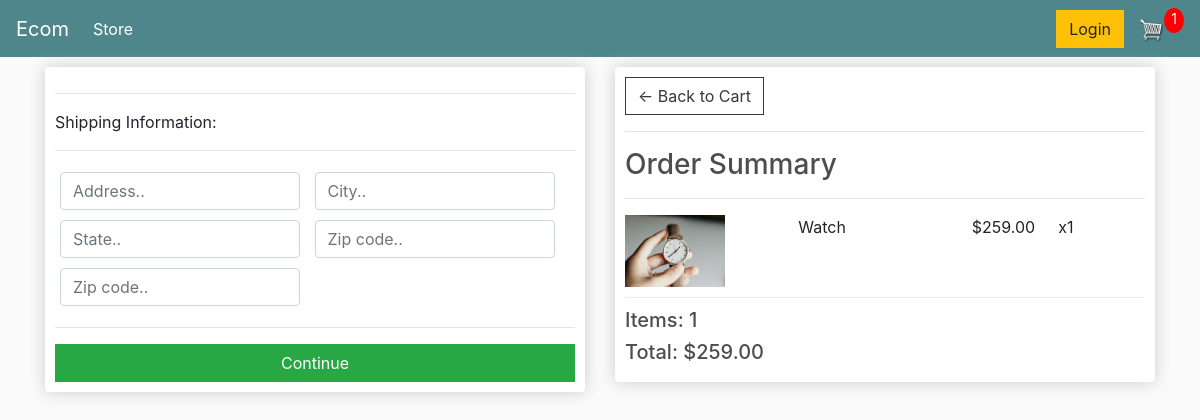
Screenshot of /checkout/ (signed in) with the database file from the repository.
### store/models.py (models this page shows, shortened)
class OrderItem(models.Model):
    product = models.ForeignKey(
        Product, on_delete=models.SET_NULL, blank=True, null=True)
    order = models.ForeignKey(
        Order, on_delete=models.SET_NULL, blank=True, null=True)
    quantity = models.IntegerField(default=0, null=True, blank=True)
    date_added = models.DateTimeField(auto_now_add=True)
    @property
    def get_total(self):
        total = self.product.price * self.quantity
        return total

class Product(models.Model):
    name = models.CharField(max_length=200, null=True)
    price = models.DecimalField(max_digits=7, decimal_places=2)
    digital = models.BooleanField(default=False, null=True, blank=False)
    image = models.ImageField(null=True, blank=True)
    @property
    def imageURL(self):
        try:
            url = self.image.url
        except:
            url = 'images/placeholder.png'
        return url

class Order(models.Model):
    customer = models.ForeignKey(
        Customer, on_delete=models.SET_NULL, blank=True, null=True)
    date_ordered = models.DateTimeField(auto_now_add=True)
    complete = models.BooleanField(default=False, null=True, blank=False)
    transaction_id = models.CharField(max_length=200, null=True)
    @property
    def shipping(self):
        shipping = False
        orderitems = self.orderitem_set.all()
        for i in orderitems:
            if i.product.digital == False:
                shipping = True
        return shipping
    @property
    def get_cart_total(self):
        orderitems = self.orderitem_set.all()
        total = sum([item.get_total for item in orderitems])
        return total
    @property
    def get_cart_items(self):
        orderitems = self.orderitem_set.all()
        total = sum([item.quantity for item in orderitems])
        return total

### store/views.py (the view)
# urls.py: path('checkout/', views.checkout, name="checkout"),
def checkout(request):
    data = cartData(request)
    cartItems = data['cartItems']
    order = data['order']
    items = data['items']
    context = {'items': items, 'order': order, 'cartItems': cartItems}
    return render(request, 'store/checkout.html', context)

### store/utils.py (called while the page is built)
def cartData(request):
    if request.user.is_authenticated:
        customer = request.user.customer
        order, created = Order.objects.get_or_create(
            customer=customer, complete=False)
        items = order.orderitem_set.all()
        cartItems = order.get_cart_items
    else:
        cookieData = cookieCart(request)
        cartItems = cookieData['cartItems']
        order = cookieData['order']
        items = cookieData['items']
    return {'cartItems': cartItems, 'order': order, 'items': items}

### store/templates/store/checkout.html (shortened to what this page needs)
{% extends 'store/main.html' %}
{% load static %}
{% block content %}
<div class="row">
    <div class="col-lg-6">
        <div class="box-element" id="form-wrapper">
            <form id="form">
                <div id="shipping-info">
                    <hr>
                    <p>Shipping Information:</p>
                    <hr>
                    <div class="form-field">
                        <input class="form-control" type="text" name="address" placeholder="Address..">
                    </div>
                    <div class="form-field">
                        <input class="form-control" type="text" name="city" placeholder="City..">
                    </div>
                    <div class="form-field">
                        <input class="form-control" type="text" name="state" placeholder="State..">
                    </div>
                    <div class="form-field">
                        <input class="form-control" type="text" name="zipcode" placeholder="Zip code..">
                    </div>
                    <div class="form-field">
                        <input class="form-control" type="text" name="country" placeholder="Zip code..">
                    </div>
                </div>
                <hr>
                <input id="form-button" class="btn btn-success btn-block" type="submit" value="Continue">
            </form>
        </div>
        <br>
    </div>
    <div class="col-lg-6">
        <div class="box-element">
            <a class="btn btn-outline-dark" href="{% url 'cart' %}">&#x2190; Back to Cart</a>
            <hr>
            <h3>Order Summary</h3>
            <hr>
            {% for item in items %}
            <div class="cart-row">
                <div style="flex:2"><img class="row-image" src="{{ item.product.imageURL }}"></div>
                <div style="flex:2">
                    <p>{{ item.product.name }}</p>
                </div>
                <div style="flex:1">
                    <p>${{ item.product.price }}</p>
                </div>
                <div style="flex:1">
                    <p>x{{ item.quantity }}</p>
                </div>
            </div>
            {% endfor %}
            <h5>Items: {{ order.get_cart_items }}</h5>
            <h5>Total: ${{ order.get_cart_total|floatformat:2 }}</h5>
        </div>
    </div>
</div>
{% endblock content %}

### static/css/main.css (style rules this page uses)
body { background-color: hsl(0, 0%, 98%); }
h1, h2, h3, h4, h5, h6 { color: hsl(0, 0%, 30%); }
.box-element { box-shadow: hsl(0, 0%, 80%) 0 0 16px; background-color: #fff; border-radius: 4px; padding: 10px; }
.col-lg-4, .col-lg-6, .col-lg-8, .col-lg-12 { margin-top: 10px; }
.btn { border-radius: 0; }
.row-image { width: 100px; }
.form-field { width: 250px; display: inline-block; padding: 5px; }
.cart-row { display: flex; align-items: flex-stretch; padding-bottom: 10px; margin-bottom: 10px; border-bottom: 1px solid #ececec; }

### rows the page displays
OrderItem: product.imageURL (picture), product.name "Watch", product.price "259.00", quantity "1"
Order: get_cart_items "1", get_cart_total "259.00"

### other values shown
{{ cartItems }} "1"
